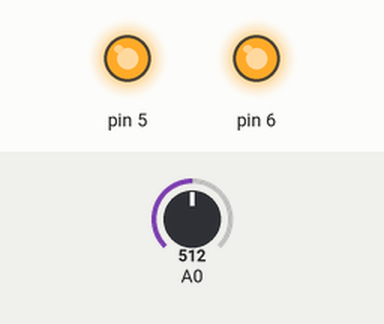
This sketch was run on a simulated Arduino Uno, built with avr-gcc and run on an emulated ATmega328P. Parts: output pins drawn as LEDs (lit = HIGH). The test bench sets the inputs (shaded band); at power-on: A0 = 512. What the sketch prints to the serial monitor is not drawn.

Above: at 0.1 s.
Timing chart, 0 to 1.6 s (numbered marks = the images above):
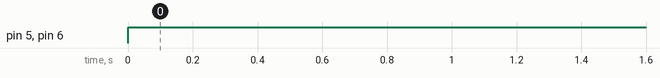

The sketch:

talking-nonsense-arduino.ino
```cpp
unsigned long myTime;

void setup() {
  // initialize serial communication at 9600 bits per second:
  Serial.begin(57600);
  pinMode(5, OUTPUT);
  pinMode(6, OUTPUT);
}

void loop() {
  // reads the input on analog pin A0 (value between 0 and 1023)
  int analogValue = analogRead(A0);
   Serial.println(analogValue);   // the raw analog reading

  digitalWrite(5, HIGH);

  digitalWrite(6, HIGH);


//  Serial.print("Analog reading = ");


  // We'll have a few threshholds, qualitatively determined


  delay(20);
}
```

Measured:
- by itself, pin 5, pin 6: LOW → HIGH at 0.00 s
